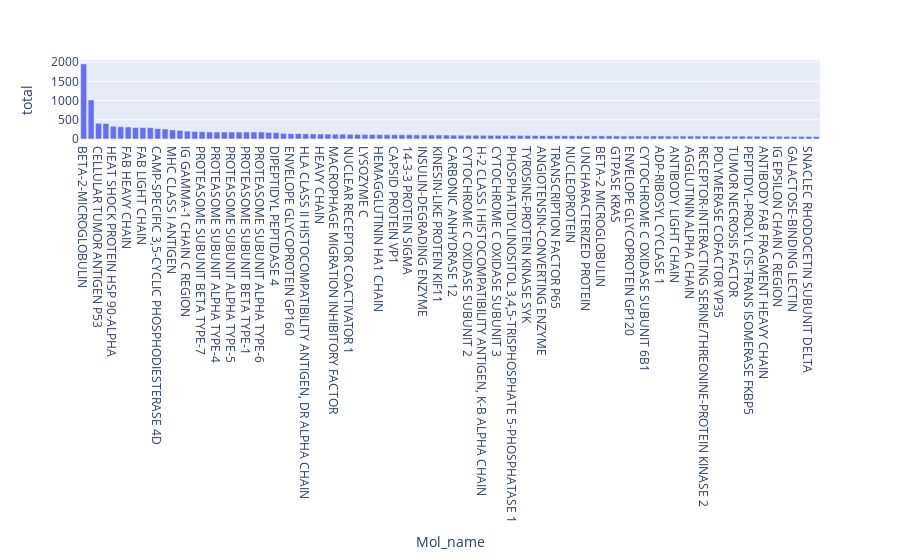

The notebook cell saved with this chart:
### Code cell
import plotly.io as pio
import plotly.express as px
import plotly.offline as py

fig = px.bar(p_data, x="Mol_name", y = "total")
fig.show()

### Figure 1 — Plotly figure (JSON) as saved in the notebook; plotly's stock layout.template omitted (floating-point values rounded to 4 significant figures)
{"data": [{"alignmentgroup": "True", "hovertemplate": "Mol_name=%{x}<br>total=%{y}<extra></extra>", "legendgroup": "", "marker": {"color": "#636efa", "pattern": {"shape": ""}}, "name": "", "offsetgroup": "", "orientation": "v", "showlegend": false, "textposition": "auto", "x": ["BETA-2-MICROGLOBULIN", "SPIKE GLYCOPROTEIN", "CELLULAR TUMOR ANTIGEN P53", "HLA CLASS I HISTOCOMPATIBILITY ANTIGEN, A-2 ALPHA CHAIN", "HEAT SHOCK PROTEIN HSP 90-ALPHA", "HEMAGGLUTININ", "FAB HEAVY CHAIN", "CAPSID PROTEIN", "FAB LIGHT CHAIN", "SPIKE PROTEIN S1", "CAMP-SPECIFIC 3,5-CYCLIC PHOSPHODIESTERASE 4D", "PROLIFERATING CELL NUCLEAR ANTIGEN", "MHC CLASS I ANTIGEN", "GTPASE HRAS", "IG GAMMA-1 CHAIN C REGION", "PROTEASOME SUBUNIT ALPHA TYPE-3", "PROTEASOME SUBUNIT BETA TYPE-7", "PROTEASOME SUBUNIT BETA TYPE-3", "PROTEASOME SUBUNIT ALPHA TYPE-4", "PROTEASOME SUBUNIT BETA TYPE-4", "PROTEASOME SUBUNIT ALPHA TYPE-5", "PROTEASOME SUBUNIT ALPHA TYPE-2", "PROTEASOME SUBUNIT BETA TYPE-1", "PROTEASOME SUBUNIT ALPHA TYPE-1", "PROTEASOME SUBUNIT ALPHA TYPE-6", "H-2 CLASS I HISTOCOMPATIBILITY ANTIGEN, D-B ALPHA CHAIN", "DIPEPTIDYL PEPTIDASE 4", "TYROSINE-PROTEIN KINASE BTK", "ENVELOPE GLYCOPROTEIN GP160", "PROTEASOME SUBUNIT BETA TYPE-2", "HLA CLASS II HISTOCOMPATIBILITY ANTIGEN, DR ALPHA CHAIN", "VP1", "HEAVY CHAIN", "CATHEPSIN S", "MACROPHAGE MIGRATION INHIBITORY FACTOR", "LIGHT CHAIN", "NUCLEAR RECEPTOR COACTIVATOR 1", "INTERLEUKIN-1 RECEPTOR-ASSOCIATED KINASE 4", "LYSOZYME C", "L-LACTATE DEHYDROGENASE A CHAIN", "HEMAGGLUTININ HA1 CHAIN", "GALECTIN-3", "CAPSID PROTEIN VP1", "PROBABLE PROTEASOME SUBUNIT ALPHA TYPE-7", "14-3-3 PROTEIN SIGMA", "MAJOR PRION PROTEIN", "INSULIN-DEGRADING ENZYME", "HEMAGGLUTININ HA2 CHAIN", "KINESIN-LIKE PROTEIN KIF11", "PROTEASOME SUBUNIT BETA TYPE-6", "CARBONIC ANHYDRASE 12", "PROTEASOME SUBUNIT BETA TYPE-5", "CYTOCHROME C OXIDASE SUBUNIT 2", "MAJOR HISTOCOMPATIBILITY COMPLEX CLASS I-RELATED GENE PROTEIN", "H-2 CLASS I HISTOCOMPATIBILITY ANTIGEN, K-B ALPHA CHAIN", "PROTECTIVE ANTIGEN", "CYTOCHROME C OXIDASE SUBUNIT 3", "CYTOCHROME C OXIDASE SUBUNIT 1", "PHOSPHATIDYLINOSITOL 3,4,5-TRISPHOSPHATE 5-PHOSPHATASE 1", "TYROSINE-PROTEIN KINASE ABL1", "TYROSINE-PROTEIN KINASE SYK", "ANTIGEN-PRESENTING GLYCOPROTEIN CD1D1", "ANGIOTENSIN-CONVERTING ENZYME", "HISTO-BLOOD GROUP ABO SYSTEM TRANSFERASE", "TRANSCRIPTION FACTOR P65", "", "NUCLEOPROTEIN", "LOW AFFINITY IMMUNOGLOBULIN EPSILON FC RECEPTOR", "UNCHARACTERIZED PROTEIN", "C-TYPE LECTIN DOMAIN FAMILY 4 MEMBER K", "BETA-2 MICROGLOBULIN", "ANTIBODY FAB FRAGMENT LIGHT CHAIN", "GTPASE KRAS", "ANTIBODY HEAVY CHAIN", "ENVELOPE GLYCOPROTEIN GP120", "ENVELOPE GLYCOPROTEIN GP41", "CYTOCHROME C OXIDASE SUBUNIT 6B1", "H(+)/CL(-) EXCHANGE TRANSPORTER CLCA", "ADP-RIBOSYL CYCLASE 1", "LECTIN", "ANTIBODY LIGHT CHAIN", "T-CELL SURFACE GLYCOPROTEIN CD4", "AGGLUTININ ALPHA CHAIN", "CYTOCHROME C OXIDASE SUBUNIT 6C", "RECEPTOR-INTERACTING SERINE/THREONINE-PROTEIN KINASE 2", "INTEGRIN ALPHA-2", "POLYMERASE COFACTOR VP35", "UBIQUITIN-CONJUGATING ENZYME E2 N", "TUMOR NECROSIS FACTOR", "LARGE T ANTIGEN", "PEPTIDYL-PROLYL CIS-TRANS ISOMERASE FKBP5", "TITIN", "ANTIBODY FAB FRAGMENT HEAVY CHAIN", "PROTEASOME SUBUNIT ALPHA TYPE-7", "IG EPSILON CHAIN C REGION", "RHO-ASSOCIATED PROTEIN KINASE 1", "GALACTOSE-BINDING LECTIN", "CARBONIC ANHYDRASE 9", "SNACLEC RHODOCETIN SUBUNIT DELTA", "SNACLEC RHODOCETIN SUBUNIT GAMMA"], "xaxis": "x", "y": [1951, 1014, 408, 402, 332, 320, 313, 298, 298, 295, 270, 260, 236, 222, 204, 196, 188, 182, 182, 182, 182, 182, 182, 182, 182, 171, 166, 146, 140, 140, 135, 132, 131, 129, 126, 126, 123, 122, 119, 116, 115, 113, 113, 112, 111, 108, 107, 107, 106, 102, 100, 98, 98, 97, 95, 95, 94, 94, 93, 92, 92, 91, 86, 86, 86, 84, 84, 83, 83, 82, 82, 81, 81, 78, 78, 78, 78, 78, 78, 77, 77, 77, 77, 76, 76, 75, 74, 74, 73, 73, 73, 72, 71, 70, 70, 69, 67, 66, 66, 66], "yaxis": "y", "type": "bar"}], "layout": {"xaxis": {"anchor": "y", "domain": [0.0, 1.0], "title": {"text": "Mol_name"}}, "yaxis": {"anchor": "x", "domain": [0.0, 1.0], "title": {"text": "total"}}, "legend": {"tracegroupgap": 0}, "margin": {"t": 60}, "barmode": "relative"}}
